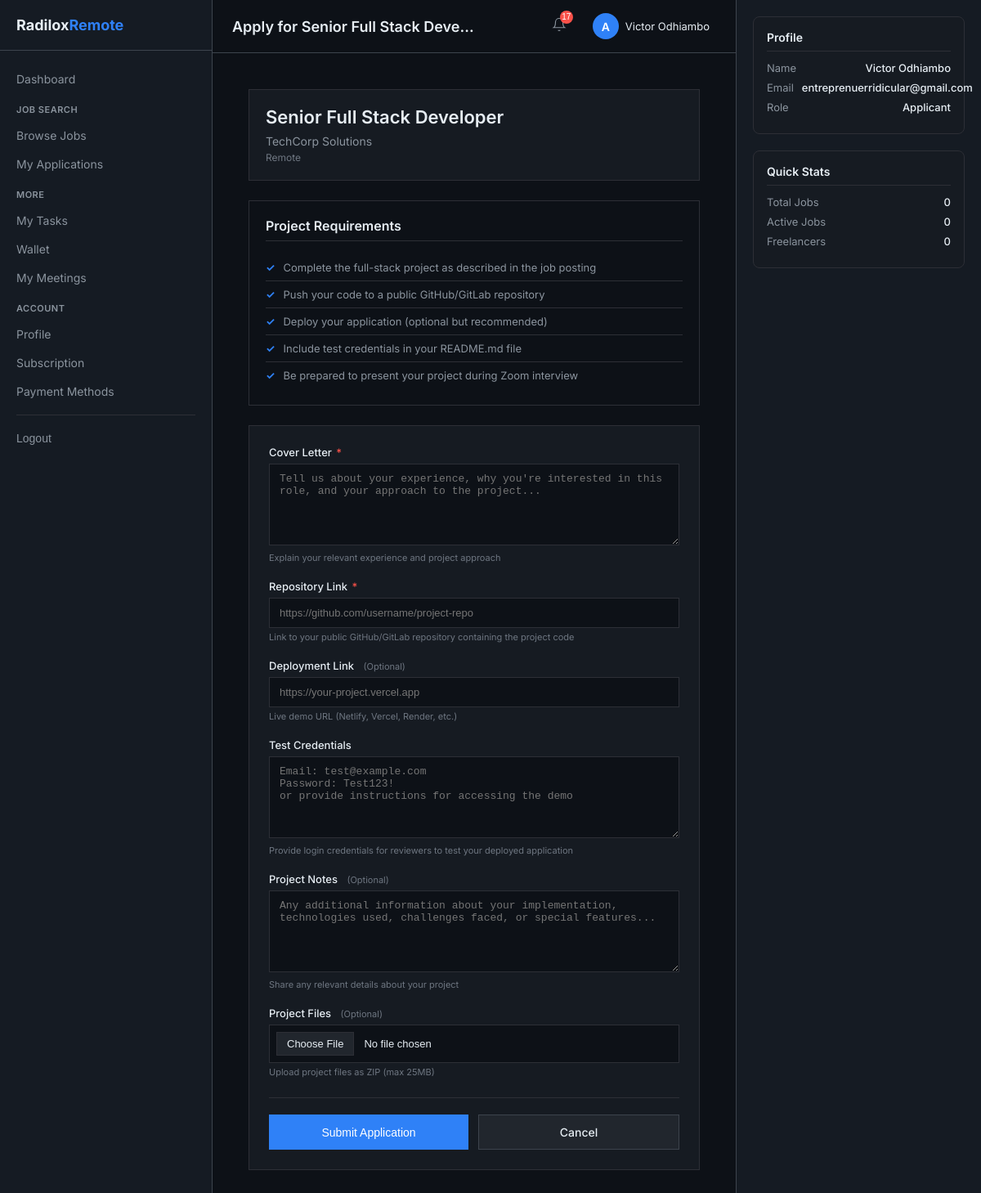
The page /applications/apply/7/ (signed in) on the database its author committed.
### jobs/models.py (models this page shows, shortened)
class Job(models.Model):
    JOB_TYPE_CHOICES = (
        ('freelance', 'Freelance'),
        ('fulltime', 'Full Time'),
        ('parttime', 'Part Time'),
        ('contract', 'Contract'),
        ('internship', 'Internship'),
    )
    EXPERIENCE_CHOICES = (
        ('entry', 'Entry Level (0-2 years)'),
        ('intermediate', 'Intermediate (2-5 years)'),
        ('senior', 'Senior (5-8 years)'),
        ('expert', 'Expert (8+ years)'),
    )
    title = models.CharField(max_length=255, db_index=True)
    company = models.CharField(max_length=255, db_index=True)
    description = models.TextField()
    requirements = models.TextField()
    project_brief = models.TextField(
        help_text="The project applicant must complete before interview",
        verbose_name="Project Brief (Required for Interview)"
    )
    categories = models.ManyToManyField(JobCategory, blank=True, related_name='jobs')
    salary_range = models.CharField(max_length=100, help_text="e.g., $80 - $100 per hour or $120k - $150k per year")
    location = models.CharField(max_length=255, default='Remote', db_index=True)
    job_type = models.CharField(max_length=20, choices=JOB_TYPE_CHOICES, default='freelance', db_index=True)
    experience_level = models.CharField(max_length=20, choices=EXPERIENCE_CHOICES, default='intermediate', db_index=True)
    skills_required = models.JSONField(default=list, blank=True, help_text="List of required skills")
    image = CloudinaryField('job_image', blank=True, null=True, folder='job_images/', help_text="Upload job advertisement image")
    image_url = models.URLField(blank=True, help_text="External image URL (if not using Cloudinary upload)")
    company_logo = CloudinaryField('company_logo', blank=True, null=True, folder='company_logos/', help_text="Company logo image")
    application_deadline = models.DateTimeField(
        null=True,
        blank=True,
        help_text="Deadline for submitting applications. Applicants cannot apply after this date."
    )
    is_active = models.BooleanField(default=True, db_index=True)
    is_featured = models.BooleanField(default=False, db_index=True, help_text="Featured jobs appear on homepage")
    view_count = models.PositiveIntegerField(default=0, db_index=True)
    application_count = models.PositiveIntegerField(default=0)
    created_by = models.ForeignKey(settings.AUTH_USER_MODEL, on_delete=models.SET_NULL, null=True, related_name='created_jobs')
    created_at = models.DateTimeField(auto_now_add=True, db_index=True)
    updated_at = models.DateTimeField(auto_now=True)
    published_at = models.DateTimeField(null=True, blank=True, help_text="When job was first published")
    expires_at = models.DateTimeField(null=True, blank=True, help_text="When job posting expires")
    class Meta:
        db_table = 'jobs'
        ordering = ['-created_at']
        indexes = [
            models.Index(fields=['is_active', '-created_at']),
            models.Index(fields=['job_type', '-created_at']),
            models.Index(fields=['company', '-created_at']),
            models.Index(fields=['location', '-created_at']),
            models.Index(fields=['is_featured', '-created_at']),
            models.Index(fields=['expires_at']),
            models.Index(fields=['application_deadline']),
        ]
        verbose_name = 'Job'
        verbose_name_plural = 'Jobs'

### accounts/models.py (models this page shows, shortened)
class User(AbstractUser):
    ROLE_CHOICES = (
        ('admin', 'Admin'),
        ('applicant', 'Applicant'),
        ('freelancer', 'Freelancer'),
    )
    role = models.CharField(max_length=20, choices=ROLE_CHOICES, default='applicant')
    bio = models.TextField(blank=True, null=True)
    avatar = models.ImageField(upload_to='avatars/', blank=True, null=True)
    phone_number = models.CharField(max_length=20, blank=True, null=True)
    country = models.CharField(max_length=100, blank=True, null=True)
    linkedin_url = models.URLField(blank=True, null=True)
    github_url = models.URLField(blank=True, null=True)
    portfolio_url = models.URLField(blank=True, null=True)
    skills = models.TextField(blank=True, null=True, help_text="Comma-separated list of skills")
    has_active_subscription = models.BooleanField(default=False)
    subscription_expires_at = models.DateTimeField(blank=True, null=True)
    subscription_started_at = models.DateTimeField(blank=True, null=True)
    stripe_customer_id = models.CharField(max_length=255, blank=True, null=True)
    stripe_subscription_id = models.CharField(max_length=255, blank=True, null=True)
    created_at = models.DateTimeField(auto_now_add=True, null=True)
    updated_at = models.DateTimeField(auto_now=True, null=True)
    class Meta:
        db_table = 'accounts_user'
        indexes = [
            models.Index(fields=['email']),
            models.Index(fields=['role']),
            models.Index(fields=['has_active_subscription']),
        ]
    def get_full_name(self):
        if self.first_name and self.last_name:
            return f"{self.first_name} {self.last_name}"
        return self.username

### application/views.py (the view)
# urls.py: path('apply/<int:job_id>/', views.apply_for_job, name='apply'),
@login_required
def apply_for_job(request, job_id):
    job = get_object_or_404(Job, pk=job_id, is_active=True)
    if not request.user.has_active_subscription:
        messages.error(request, "You need an active subscription to apply for jobs.")
        return redirect('subscriptions:subscribe')
    if Application.objects.filter(user=request.user, job=job).exists():
        messages.warning(request, "You have already applied for this job.")
        return redirect('jobs:dashboard_job_detail', pk=job_id)
    if request.method == 'POST':
        form = ApplicationForm(request.POST, request.FILES)
        if form.is_valid():
            application = form.save(commit=False)
            application.user = request.user
            application.job = job
            application.status = 'pending'
            application.save()
            from django.contrib.auth import get_user_model
            User = get_user_model()
            admins = User.objects.filter(is_superuser=True)
            for admin in admins:
                create_notification(
                    user=admin,
                    notification_type='application',
                    title='New Application Received',
                    message=f'{request.user.get_full_name() or request.user.username} applied for {job.title} with project submission',
                    link=f'/applications/admin/{application.id}/'
                )
            create_notification(
                user=request.user,
                notification_type='application',
                title='Application Submitted Successfully',
                message=f'Your application for {job.title} has been submitted. We will review your project and get back to you soon.',
                link=f'/applications/my/'
            )
            messages.success(request, "Application submitted successfully! We will review your project and contact you soon.")
            return redirect('application:my_applications')
    else:
        form = ApplicationForm()
    return render(request, 'applications/apply.html', {
        'form': form,
        'job': job,
        'requires_project': True
    })

### templates/applications/apply.html (shortened to what this page needs)
{% extends 'base_dashboard.html' %}
{% load static %}
{% block page_title %}Apply for {{ job.title }}{% endblock %}
{% block content %}
<div class="apply-container">
    <div class="job-info-card">
        <h1 class="job-title">{{ job.title }}</h1>
        <div class="job-company">{{ job.company }}</div>
        <div class="job-location">{{ job.location }}</div>
    </div>
    <div class="requirements-card">
        <h2 class="requirements-title">Project Requirements</h2>
        <ul class="requirement-list">
            <li><span class="requirement-icon">✓</span> Complete the full-stack project as described in the job posting</li>
            <li><span class="requirement-icon">✓</span> Push your code to a public GitHub/GitLab repository</li>
            <li><span class="requirement-icon">✓</span> Deploy your application (optional but recommended)</li>
            <li><span class="requirement-icon">✓</span> Include test credentials in your README.md file</li>
            <li><span class="requirement-icon">✓</span> Be prepared to present your project during Zoom interview</li>
        </ul>
    </div>
    <form method="post" enctype="multipart/form-data" class="form-card">
        <div class="form-group">
            <label class="form-label">Cover Letter <span>*</span></label>
            <textarea name="cover_letter" class="form-textarea" required
                      placeholder="Tell us about your experience, why you're interested in this role, and your approach to the project..."></textarea>
            <div class="help-text">Explain your relevant experience and project approach</div>
        </div>
        <div class="form-group">
            <label class="form-label">Repository Link <span>*</span></label>
            <input type="url" name="repository_link" class="form-input" required
                   placeholder="https://github.com/username/project-repo">
            <div class="help-text">Link to your public GitHub/GitLab repository containing the project code</div>
        </div>
        <div class="form-group">
            <label class="form-label">Deployment Link <small>(Optional)</small></label>
            <input type="url" name="deployment_link" class="form-input"
                   placeholder="https://your-project.vercel.app">
            <div class="help-text">Live demo URL (Netlify, Vercel, Render, etc.)</div>
        </div>
        <div class="form-group">
            <label class="form-label">Test Credentials</label>
            <textarea name="test_credentials" class="form-textarea" rows="3"
                      placeholder="Email: test@example.com&#10;Password: Test123!&#10;or provide instructions for accessing the demo"></textarea>
            <div class="help-text">Provide login credentials for reviewers to test your deployed application</div>
        </div>
        <div class="form-group">
            <label class="form-label">Project Notes <small>(Optional)</small></label>
            <textarea name="project_notes" class="form-textarea" rows="4"
                      placeholder="Any additional information about your implementation, technologies used, challenges faced, or special features..."></textarea>
            <div class="help-text">Share any relevant details about your project</div>
        </div>
        <div class="form-group">
            <label class="form-label">Project Files <small>(Optional)</small></label>
            <input type="file" name="project_file" class="form-file" accept=".zip,.rar,.pdf,.txt">
            <div class="help-text">Upload project files as ZIP (max 25MB)</div>
        </div>
        <div class="form-actions">
            <button type="submit" class="btn-submit">Submit Application</button>
            <a href="{% url 'jobs:dashboard_job_detail' job.id %}" class="btn-cancel">Cancel</a>
        </div>
    </form>
</div>
{% endblock %}

### templates/base_dashboard.html (shortened to what this page needs)
{% load static %}
<!DOCTYPE html>
<html lang="en">
<head>
</head>
<body>
<div class="dashboard-container">
    <aside class="sidebar-left" id="sidebarLeft">
        <div class="sidebar-logo">
            <div class="logo-text">Radilox<span class="logo-accent">Remote</span></div>
        </div>
        <nav>
            <a href="/dashboard/" class="nav-link">Dashboard</a>
            {% if user.role == 'applicant' %}
                <div class="nav-section-title">Job Search</div>
                <a href="/jobs/dashboard/" class="nav-link">Browse Jobs</a>
                <a href="/applications/my/" class="nav-link">My Applications</a>
            {% endif %}
            <div class="nav-section-title">More</div>
            <a href="/tasks/my-tasks/" class="nav-link">My Tasks</a>
            <a href="/wallet/" class="nav-link">Wallet</a>
            <a href="/zoom/my/" class="nav-link">My Meetings</a>
            <div class="nav-section-title">Account</div>
            <a href="/dashboard/profile/" class="nav-link">Profile</a>
            <a href="/subscriptions/status/" class="nav-link">Subscription</a>
            <a href="/dashboard/payment-methods/" class="nav-link">Payment Methods</a>
            <div class="nav-divider"></div>
            <form method="post" action="/accounts/logout/">
                <button type="submit" class="nav-link logout-btn">Logout</button>
            </form>
        </nav>
    </aside>
    <main class="main-content">
        <div class="top-bar">
            <div class="top-bar-left">
                <div class="page-title">{% block page_title %}Dashboard{% endblock %}</div>
            </div>
            <div class="top-bar-actions">
                <div class="dropdown">
                    <button class="notification-btn" id="notificationBtn">
                        <svg width="18" height="18" viewBox="0 0 24 24" fill="none" stroke="currentColor" stroke-width="1.5">
                            <path d="M18 8A6 6 0 0 0 6 8c0 7-3 9-3 9h18s-3-2-3-9" />
                            <path d="M13.73 21a2 2 0 0 1-3.46 0" />
                        </svg>
                        <span id="notificationBadge" class="notification-badge" style="display: none;">0</span>
                    </button>
                </div>
                <div class="dropdown">
                    <div class="user-menu" id="userMenuBtn">
                        <div class="user-avatar">{{ user.username|first|upper }}</div>
                        <span class="user-name">{{ user.get_full_name|default:user.username|truncatechars:15 }}</span>
                    </div>
                </div>
            </div>
        </div>
        <div class="scrollable-content">
            {% block content %}{% endblock %}
        </div>
    </main>
    <aside class="sidebar-right">
        <div class="right-card">
            <div class="right-card-title">Profile</div>
            <div class="stat-row">
                <span class="stat-label">Name</span>
                <span class="stat-value">{{ user.get_full_name|default:user.username }}</span>
            </div>
            <div class="stat-row">
                <span class="stat-label" style="margin-right: 10px;">Email</span>
                <span class="stat-value">{{ user.email }}</span>
            </div>
            <div class="stat-row">
                <span class="stat-label">Role</span>
                <span class="stat-value">{{ user.role|title }}</span>
            </div>
        </div>
        <div class="right-card">
            <div class="right-card-title">Quick Stats</div>
            <div class="stat-row">
                <span class="stat-label">Total Jobs</span>
                <span class="stat-value">{{ total_jobs|default:"0" }}</span>
            </div>
            <div class="stat-row">
                <span class="stat-label">Active Jobs</span>
                <span class="stat-value">{{ active_jobs|default:"0" }}</span>
            </div>
            <div class="stat-row">
                <span class="stat-label">Freelancers</span>
                <span class="stat-value">{{ total_freelancers|default:"0" }}</span>
            </div>
        </div>
    </aside>
</div>
</body>
</html>

### rows shown on the page
Job: title "Senior Full Stack Deve…", title "Senior Full Stack Developer", company "TechCorp Solutions", location "Remote"
User: username|first "A", get_full_name "Victor Odhiambo", email "entreprenuerridicular@gmail.com", role "Applicant"

### other values the page prints
{{ total_jobs|default:"0" }} "0"
{{ active_jobs|default:"0" }} "0"
{{ total_freelancers|default:"0" }} "0"
